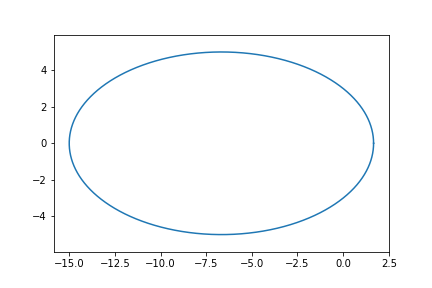

Source code (Python):
import numpy as np
import matplotlib.pyplot as plt

def prikol(e=0.8, p=3):
    phi = np.arange(0, 2*np.pi,0.00001)
    r = p / (1+e*np.cos(phi))
    
    x = r*np.cos(phi)
    y = r*np.sin(phi)
    
    plt.axis("equal")
    plt.plot(x,y)
    plt.savefig('hahah.png')
    
prikol()
    
